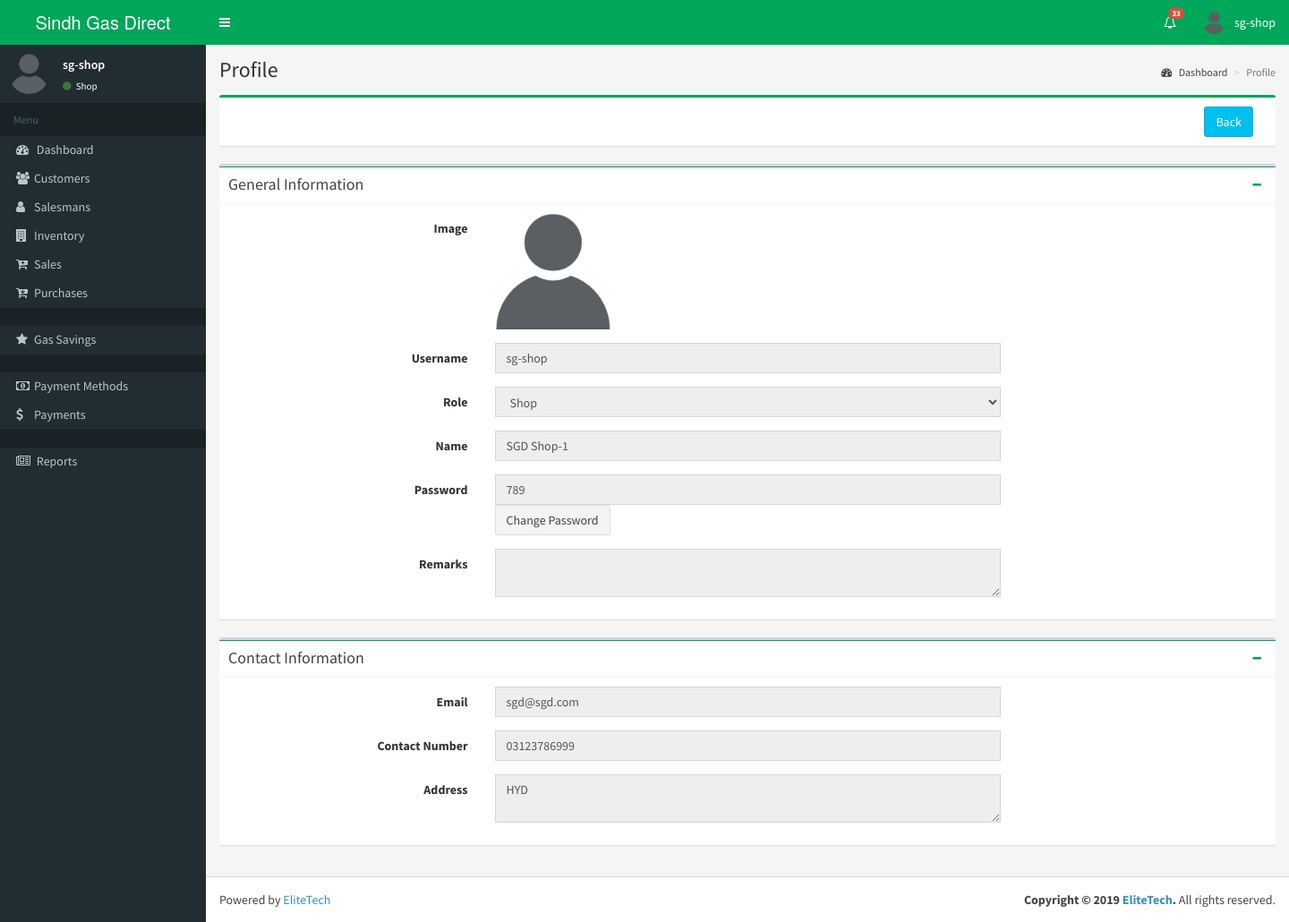
Screenshot of /profile.php (signed in) with the database file from the repository.
### tables this page shows
CREATE TABLE `roles` (
  `ID` int(11) NOT NULL AUTO_INCREMENT,
  `Name` text NOT NULL,
  `Description` text NOT NULL,
  `PerformedBy` int(11) NOT NULL,
  `DateAdded` datetime NOT NULL,
  `DateModified` datetime NOT NULL,
  PRIMARY KEY (`ID`)
);

CREATE TABLE `users` (
  `ID` int(11) NOT NULL AUTO_INCREMENT,
  `Username` text NOT NULL,
  `Password` text NOT NULL,
  `RoleID` int(11) NOT NULL,
  `Image` text NOT NULL,
  `Name` text NOT NULL,
  `Number` text NOT NULL,
  `Email` text NOT NULL,
  `Address` text NOT NULL,
  `Commercial` int(11) NOT NULL,
  `Balance` float NOT NULL,
  `Credit` float NOT NULL,
  `ShopID` int(11) NOT NULL,
  `PlantID` int(11) NOT NULL,
  `CreditLimit` float NOT NULL,
  `SendSMS` int(11) NOT NULL,
  `Remarks` text NOT NULL,
  `SecurityDeposite` float NOT NULL,
  `Status` int(11) NOT NULL,
  `PerformedBy` int(11) NOT NULL,
  `LastLogin` datetime NOT NULL,
  `LastActivity` datetime NOT NULL,
  `DateModified` datetime NOT NULL,
  `DateAdded` datetime NOT NULL,
  PRIMARY KEY (`ID`)
);

### profile.php (the view, shortened to what the rows shown need)
<?php include("common.php"); ?>
<?php include("checkadminlogin.php");
$sql = "SELECT * FROM users where ID=" . (int)$_SESSION["ID"];
$resource = mysql_query($sql) or die(mysql_error());
if (mysql_num_rows($resource) > 0) {
    $row = mysql_fetch_array($resource);
}
?>
<!DOCTYPE html>
<html>
<head>
    <link rel="stylesheet" href="bootstrap/css/bootstrap.min.css">
    <link rel="stylesheet" href="https://maxcdn.bootstrapcdn.com/font-awesome/4.4.0/css/font-awesome.min.css">
    <link rel="stylesheet" href="https://code.ionicframework.com/ionicons/2.0.1/css/ionicons.min.css">
    <link rel="stylesheet" href="plugins/datatables/dataTables.bootstrap.css">
    <link rel="stylesheet" href="dist/css/AdminLTE.min.css">
    <link rel="stylesheet" href="plugins/select2/select2.min.css">
    <link rel="stylesheet" href="dist/css/skins/skin-blue.min.css">
</head>
<body class="hold-transition skin-blue sidebar-mini">
<div class="wrapper">
    <?php include("leftsidebar.php"); ?>
    <div class="content-wrapper">
        <section class="content-header">
            <h1>
                Profile
            </h1>
        </section>
        <section class="content">
            <div class="row">
                <div class="col-xs-12">
                    <div class="box box-default">
                        <div class="box-body">
                            <div class="form-horizontal">
                                <div class="form-group">
                                    <div class="col-md-6">
                                        <input type="text" class="form-control" id="example-text-input"
                                               value="<?php echo $row["Username"]; ?>" readonly=""
                                               placeholder="Enter Name" name="Username">
                                    </div>
                                </div>
                                <div class="form-group">
                                    <div class="col-md-6">
                                        <select class="form-control" name="Gender" disabled="">
                                            <option value="3" <?php echo($row["RoleID"] == ROLE_ID_SHOP ? 'selected=""' : ''); ?> >
                                                Shop
                                            </option>
                                        </select>
                                    </div>
                                </div>
                                <div class="form-group">
                                    <div class="col-md-6">
                                        <input type="text" class="form-control" id="example-text-input"
                                               value="<?php echo $row["Name"]; ?>" readonly="" placeholder="Enter Name"
                                               name="Name">
                                    </div>
                                </div>
                                <div class="form-group">
                                    <div class="col-md-6">
                                        <input type="text" class="form-control" id="example-text-input"
                                               value="<?php echo $row["Password"]; ?>" readonly=""
                                               placeholder="Enter Name" name="Password">
                                        <?php if ($_SESSION["RoleID"] == ROLE_ID_ADMIN || $_SESSION["RoleID"] == ROLE_ID_DRIVER || $_SESSION["RoleID"] == ROLE_ID_PLANT || $_SESSION["RoleID"] == ROLE_ID_SHOP) { ?>
                                            <button type="button" class="btn btn-default" data-toggle="modal"
                                                    data-target="#change-password">Change Password
                                            </button>
                                            <?php
                                        }
                                        ?>
                                    </div>
                                </div>
                            </div>
                        </div>
                    </div>
                    <div class="box box-default">
                        <div class="box-body">
                            <div class="form-horizontal">
                                <div class="form-group">
                                    <div class="col-md-6">
                                        <input type="email" class="form-control" id="example-email-input"
                                               value="<?php echo $row["Email"]; ?>" readonly=""
                                               placeholder="Enter Email" name="Email">
                                    </div>
                                </div>
                                <div class="form-group">
                                    <div class="col-md-6">
                                        <input type="text" class="form-control" id="example-text-input"
                                               value="<?php echo $row["Number"]; ?>" readonly=""
                                               placeholder="Enter Contact Number" name="Number">
                                    </div>
                                </div>
                                <div class="form-group">
                                    <div class="col-md-6">
                                        <textarea class="form-control" disabled
                                                  name="Address"><?php echo $row["Address"]; ?></textarea>
                                    </div>
                                </div>
                            </div>
                        </div>
                    </div>
                </div>
            </div>
    </div>
</div>
</body>
</html>

### leftsidebar.php (shortened to what the rows shown need)
<aside class="main-sidebar">
    <section class="sidebar">
        <div class="user-panel">
            <div class="pull-left info">
                <p><?php echo $_SESSION["Username"]; ?></p>
                <a href="#"><i class="fa fa-circle text-success"></i> <?php echo getValue('roles', 'Name', 'ID', $_SESSION["RoleID"]); ?></a>
            </div>
        </div>
    </section>
</aside>

### rows the page displays
roles: Name "Shop"
users: Username "sg-shop", Gender "Shop", Name "SGD Shop-1", Password "789", Email "sgd@sgd.com", Number "03123786999", Address "HYD"

### other values shown
COMPANY_NAME "Sindh Gas Direct"
$NotifCount "33"
$_SESSION["Username"] "sg-shop"
